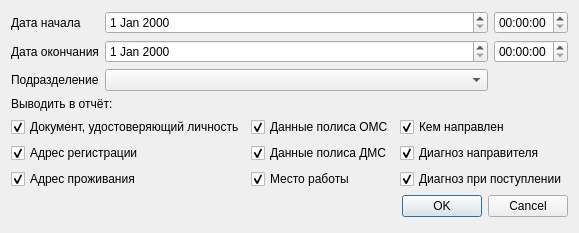
<?xml version="1.0" encoding="UTF-8"?>
<ui version="4.0">
 <class>ReportReceivedPatientsSetupDialog</class>
 <widget class="QDialog" name="ReportReceivedPatientsSetupDialog">
  <property name="geometry">
   <rect>
    <x>0</x>
    <y>0</y>
    <width>533</width>
    <height>233</height>
   </rect>
  </property>
  <property name="sizePolicy">
   <sizepolicy hsizetype="Minimum" vsizetype="Minimum">
    <horstretch>0</horstretch>
    <verstretch>0</verstretch>
   </sizepolicy>
  </property>
  <property name="windowTitle">
   <string>Dialog</string>
  </property>
  <layout class="QGridLayout" name="gridLayout_2">
   <item row="0" column="0">
    <widget class="QLabel" name="label">
     <property name="text">
      <string>Дата начала</string>
     </property>
    </widget>
   </item>
   <item row="0" column="1">
    <widget class="CDateEdit" name="edtBegDate">
     <property name="sizePolicy">
      <sizepolicy hsizetype="Expanding" vsizetype="Fixed">
       <horstretch>0</horstretch>
       <verstretch>0</verstretch>
      </sizepolicy>
     </property>
    </widget>
   </item>
   <item row="0" column="2">
    <widget class="QTimeEdit" name="edtBegTime"/>
   </item>
   <item row="1" column="0">
    <widget class="QLabel" name="label_2">
     <property name="text">
      <string>Дата окончания</string>
     </property>
    </widget>
   </item>
   <item row="1" column="1">
    <widget class="CDateEdit" name="edtEndDate">
     <property name="sizePolicy">
      <sizepolicy hsizetype="Expanding" vsizetype="Fixed">
       <horstretch>0</horstretch>
       <verstretch>0</verstretch>
      </sizepolicy>
     </property>
    </widget>
   </item>
   <item row="1" column="2">
    <widget class="QTimeEdit" name="edtEndTime"/>
   </item>
   <item row="2" column="0">
    <widget class="QLabel" name="label_4">
     <property name="text">
      <string>Подразделение</string>
     </property>
    </widget>
   </item>
   <item row="2" column="1">
    <widget class="COrgStructureComboBox" name="cmbOrgStruct">
     <property name="sizePolicy">
      <sizepolicy hsizetype="Expanding" vsizetype="Fixed">
       <horstretch>0</horstretch>
       <verstretch>0</verstretch>
      </sizepolicy>
     </property>
    </widget>
   </item>
   <item row="3" column="0" colspan="2">
    <widget class="QLabel" name="label_3">
     <property name="sizePolicy">
      <sizepolicy hsizetype="Expanding" vsizetype="Fixed">
       <horstretch>0</horstretch>
       <verstretch>0</verstretch>
      </sizepolicy>
     </property>
     <property name="text">
      <string>Выводить в отчёт:</string>
     </property>
    </widget>
   </item>
   <item row="4" column="0" colspan="3">
    <layout class="QGridLayout" name="gridLayout">
     <item row="2" column="0">
      <widget class="QCheckBox" name="chkAddress">
       <property name="text">
        <string>Адрес проживания</string>
       </property>
       <property name="checked">
        <bool>true</bool>
       </property>
      </widget>
     </item>
     <item row="0" column="1">
      <widget class="QCheckBox" name="chkOMS">
       <property name="text">
        <string>Данные полиса ОМС</string>
       </property>
       <property name="checked">
        <bool>true</bool>
       </property>
      </widget>
     </item>
     <item row="1" column="0">
      <widget class="QCheckBox" name="chkAddressReg">
       <property name="text">
        <string>Адрес регистрации</string>
       </property>
       <property name="checked">
        <bool>true</bool>
       </property>
      </widget>
     </item>
     <item row="1" column="1">
      <widget class="QCheckBox" name="chkDMS">
       <property name="text">
        <string>Данные полиса ДМС</string>
       </property>
       <property name="checked">
        <bool>true</bool>
       </property>
      </widget>
     </item>
     <item row="0" column="0">
      <widget class="QCheckBox" name="chkDoc">
       <property name="text">
        <string>Документ, удостоверяющий личность</string>
       </property>
       <property name="checked">
        <bool>true</bool>
       </property>
      </widget>
     </item>
     <item row="2" column="1">
      <widget class="QCheckBox" name="chkWork">
       <property name="text">
        <string>Место работы</string>
       </property>
       <property name="checked">
        <bool>true</bool>
       </property>
      </widget>
     </item>
     <item row="0" column="2">
      <widget class="QCheckBox" name="chkDir">
       <property name="text">
        <string>Кем направлен</string>
       </property>
       <property name="checked">
        <bool>true</bool>
       </property>
      </widget>
     </item>
     <item row="1" column="2">
      <widget class="QCheckBox" name="chkDiagDir">
       <property name="text">
        <string>Диагноз направителя</string>
       </property>
       <property name="checked">
        <bool>true</bool>
       </property>
      </widget>
     </item>
     <item row="2" column="2">
      <widget class="QCheckBox" name="chkDiag">
       <property name="text">
        <string>Диагноз при поступлении</string>
       </property>
       <property name="checked">
        <bool>true</bool>
       </property>
      </widget>
     </item>
    </layout>
   </item>
   <item row="5" column="1" colspan="2">
    <widget class="QDialogButtonBox" name="buttonBox">
     <property name="orientation">
      <enum>Qt::Horizontal</enum>
     </property>
     <property name="standardButtons">
      <set>QDialogButtonBox::Cancel|QDialogButtonBox::Ok</set>
     </property>
    </widget>
   </item>
  </layout>
 </widget>
 <customwidgets>
  <customwidget>
   <class>COrgStructureComboBox</class>
   <extends>QComboBox</extends>
   <header>Orgs/OrgStructComboBoxes</header>
  </customwidget>
  <customwidget>
   <class>CDateEdit</class>
   <extends>QDateEdit</extends>
   <header>library/DateEdit</header>
  </customwidget>
 </customwidgets>
 <resources/>
 <connections>
  <connection>
   <sender>buttonBox</sender>
   <signal>accepted()</signal>
   <receiver>ReportReceivedPatientsSetupDialog</receiver>
   <slot>accept()</slot>
   <hints>
    <hint type="sourcelabel">
     <x>248</x>
     <y>254</y>
    </hint>
    <hint type="destinationlabel">
     <x>157</x>
     <y>274</y>
    </hint>
   </hints>
  </connection>
  <connection>
   <sender>buttonBox</sender>
   <signal>rejected()</signal>
   <receiver>ReportReceivedPatientsSetupDialog</receiver>
   <slot>reject()</slot>
   <hints>
    <hint type="sourcelabel">
     <x>316</x>
     <y>260</y>
    </hint>
    <hint type="destinationlabel">
     <x>286</x>
     <y>274</y>
    </hint>
   </hints>
  </connection>
 </connections>
</ui>
